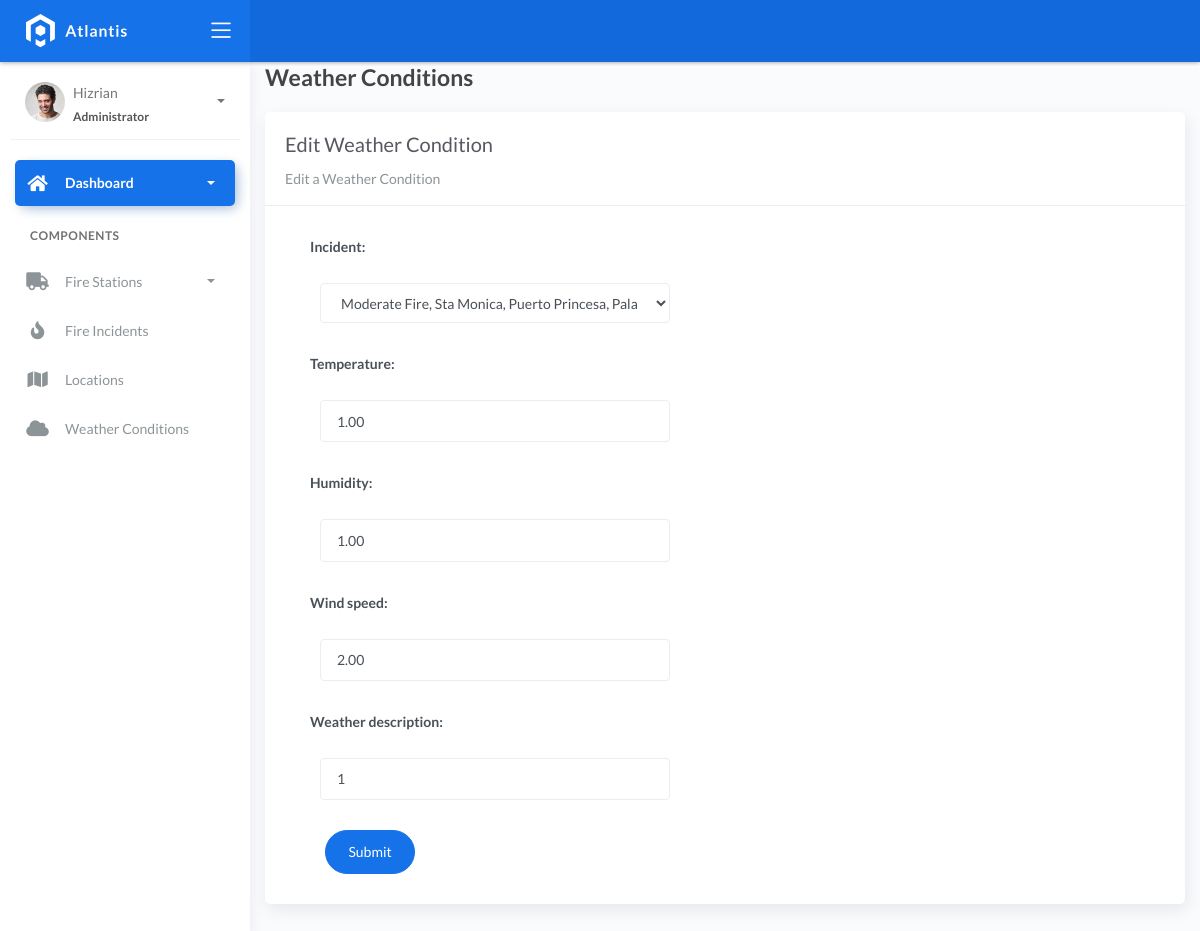
/weathercondition/1/, run on the app's committed database.
### fire/models.py (models this page shows)
class BaseModel(models.Model):
    created_at = models.DateTimeField(auto_now_add=True, db_index=True)
    updated_at = models.DateTimeField(auto_now=True)
    class Meta:
        abstract = True

class WeatherConditions(BaseModel):
    incident = models.ForeignKey(Incident, on_delete=models.CASCADE)
    temperature = models.DecimalField(max_digits=10, decimal_places=2)
    humidity = models.DecimalField(max_digits=10, decimal_places=2)
    wind_speed = models.DecimalField(max_digits=10, decimal_places=2)
    weather_description = models.CharField(max_length=150)

### fire/views.py (the view)
# urls.py: path('weathercondition/<pk>/', WeatherConditionUpdateView.as_view(), name='weather-edit'),
class WeatherConditionUpdateView(UpdateView):
    model = WeatherConditions
    form_class = weatherform
    template_name = 'weather_condition_edit.html'
    success_url = reverse_lazy('weather')

### fire/forms.py (shortened to what this page needs)
class weatherform(ModelForm):
    class Meta:
        model = WeatherConditions
        fields = "__all__"
        widgets = {
            'temperature': forms.NumberInput(attrs={'min': '0', 'step': '0.01', 'class': 'form-control'}),
            'humidity': forms.NumberInput(attrs={'min': '0', 'step': '0.01', 'class': 'form-control'}),
            'wind_speed': forms.NumberInput(attrs={'min': '0', 'step': '0.01', 'class': 'form-control'})
        }

### fire/models.py (called while the page is built)
    def __str__(self):
        return self.address

    def __str__(self):
        return f"{self.severity_level}, {self.location}"

### templates/weather_condition_edit.html (shortened to what this page needs)
{% extends 'base.html' %}
{% load static %}
{% block content %}
  <div class="content">
    <div class="container-fluid">
      <h4 class="page-title">Weather Conditions</h4>
      <div class="row">
        <div class="col-md-12">
          <div class="card">
            <div class="card-header">
              <div class="card-title">Edit Weather Condition</div>
              <div class="card-category">Edit a Weather Condition</div>
            </div>
            <div class="col-md-6">
              <div class="card-body">
                <form action="" method="post" novalidate>
                  {% include 'includes/form.html' %}
                  <div class="form-group">
                    <div class="col-md-12 col-sm-3">
                      <button type="submit" class="btn btn-primary btn-rounded">Submit</button>
                    </div>
                  </div>
                </form>
              </div>
            </div>
          </div>
        </div>
      </div>
    </div>
  </div>
{% endblock %}

### templates/includes/form.html (shortened to what this page needs)
{% load widget_tweaks %}
{% for field in form %}
<div class="field item form-group">
    <label>{{ field.label_tag }}</label>
  <div class="form-group">
    {% render_field field class="form-control" %}
  </div>
</div>
{% endfor %}

### data on the page
WeatherConditions: incident "Moderate Fire, Sta Monica, Puerto Princesa, Palawan" "1.00" "1.00" "2.00" "1"

### other printed values
{{ field.label_tag }} "Incident:" "Temperature:" "Humidity:" "Wind speed:" "Weather description:"
